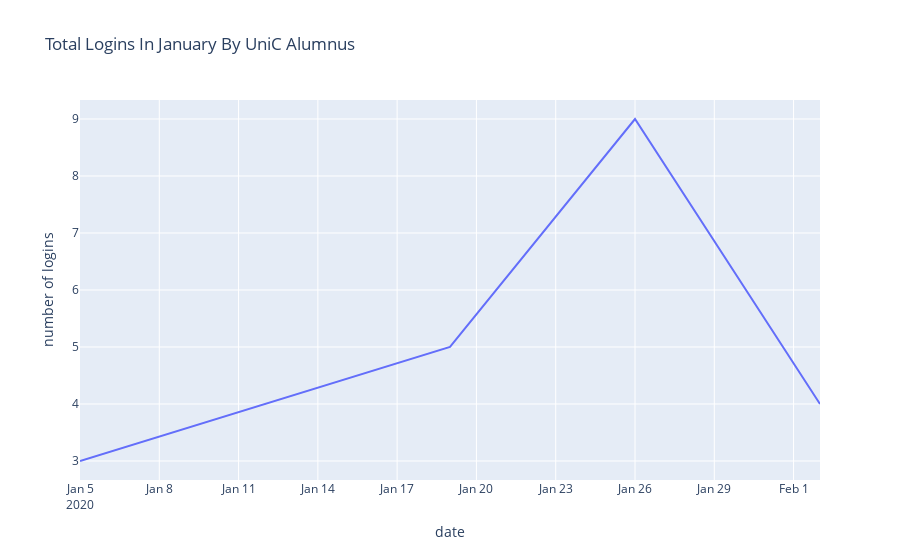

Notebook code for this chart:
### Code cell
make_login_chart(login_by_january_df, 'Total Logins In January By UniC Alumnus', 'uniC', 'alumnus', 'w', 'line')

### Figure 1 — Plotly figure (JSON) as saved in the notebook; plotly's stock layout.template omitted (floating-point values rounded to 4 significant figures)
{"data": [{"hovertemplate": "date=%{x}<br>number of logins=%{y}<extra></extra>", "legendgroup": "", "line": {"color": "#636efa", "dash": "solid"}, "mode": "lines", "name": "", "orientation": "v", "showlegend": false, "type": "scatter", "x": ["2020-01-05T00:00:00", "2020-01-12T00:00:00", "2020-01-19T00:00:00", "2020-01-26T00:00:00", "2020-02-02T00:00:00"], "xaxis": "x", "y": [3, 4, 5, 9, 4], "yaxis": "y"}], "layout": {"legend": {"tracegroupgap": 0}, "title": {"text": "Total Logins In January By UniC Alumnus"}, "xaxis": {"anchor": "y", "domain": [0, 1], "title": {"text": "date"}}, "yaxis": {"anchor": "x", "domain": [0, 1], "title": {"text": "number of logins"}}}}
